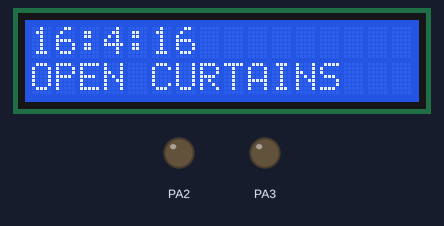
This program was run on a simulated ATmega32, built with avr-gcc and emulated at 8 MHz. Parts: 16×2 character LCD, output pins drawn as LEDs (lit = HIGH). Wiring (inferred from the names in the program): DS1307 clock at I2C address 0x68; character LCD (HD44780): RS PA0; E PA1; data PA4, PA5, PA6, PA7. The local clock reads 2024-03-15 10:24:30 at power-on unless the program sets it; pins used as bus, display or sensor lines are not drawn.

Above: at 0.1 s.
At 4.2 s:
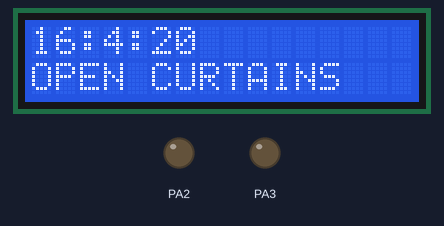
At 8.4 s:
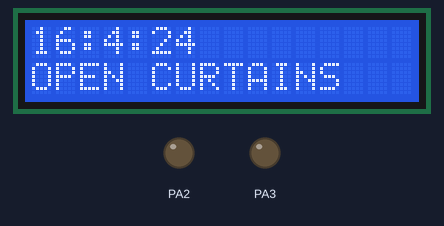
At 18.6 s:
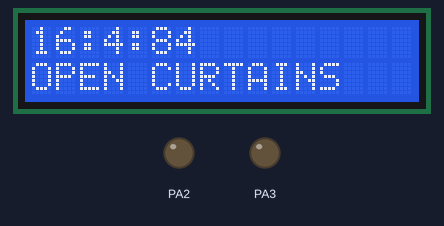
At 26.8 s:
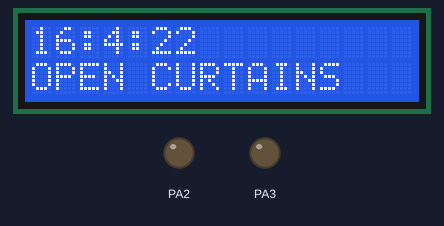
At 37.1 s:
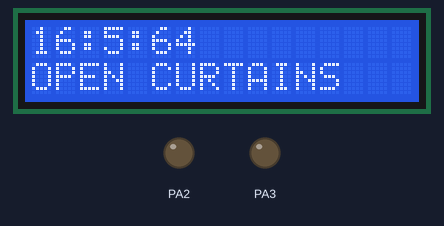

The program:

main.c
```c
/*
 * HomeAutomation.c
 *
 * Created: 06/04/2023 05:01:09
 * Author : Mwas
 */

#define F_CPU 8000000UL
#include <avr/io.h>
#include <stdio.h>
#include <string.h>
#include <math.h>
#include <stdbool.h>
#include <stdlib.h>
#include <stdio.h>
#include <util/twi.h>
#include <util/delay.h>
#include "I2C.h"
#include "RTC_DS1307.h"
#include "LCD_4bit_PortA.h"

char Convert(unsigned short n);


int main(void)
{
    /* Replace with your application code */
	 I2C_Init();
    LCD_Init ();
    while (1)
    {
		RTC_Read_Clock(0);
		LCD_Cmd(0x80);
		LCD_String(Convert(hour));
		LCD_String(":");
		LCD_String(Convert(minute));
		LCD_String(":");
		LCD_String(Convert(second));
		LCD_Cmd(0xC0);
		LCD_String("OPEN CURTAINS");
		_delay_ms(2000);
    }
}


char Convert(unsigned short n)
{
	static char bin[17];
	int k=0;

 unsigned char value;
 for(int i=0;i<=4;i++){

	 value =(n &(00100001 << i));
	 if(value == 00000000){
		 k=k+0;
		 }else{
		 k=k +(pow(2,i));
	 }
 }
 itoa(k,bin,10);
 return(bin);
}
```

I2C.h
```c
/*
 * I2C.h
 *
 * Created: 06/04/2023 05:11:55
 *  Author: Mwas
 */


#ifndef I2C_H_
#define I2C_H_
#define BITRATE(TWSR)	((F_CPU/20000)-16)/(2*pow(4,(TWSR&((1<<TWPS0)|(1<<TWPS1)))))


void I2C_Init()			/* I2C initialize function */
{
	TWBR = BITRATE(TWSR=0x00);	/* Get bit rate register value by formula */
}


uint8_t I2C_Start(char write_address)/* I2C start function */
{
	uint8_t status;		/* Declare variable */
	TWCR=(1<<TWSTA)|(1<<TWEN)|(1<<TWINT); /* Enable TWI, generate START */
	while(!(TWCR&(1<<TWINT)));	/* Wait until TWI finish its current job */
	status=TWSR&0xF8;		/* Read TWI status register */
	if(status!=0x08)		/* Check weather START transmitted or not? */
	return 0;			/* Return 0 to indicate start condition fail */
	TWDR=write_address;		/* Write SLA+W in TWI data register */
	TWCR=(1<<TWEN)|(1<<TWINT);	/* Enable TWI & clear interrupt flag */
	while(!(TWCR&(1<<TWINT)));	/* Wait until TWI finish its current job */
	status=TWSR&0xF8;		/* Read TWI status register */
	if(status==0x18)		/* Check for SLA+W transmitted & ack received */
	return 1;			/* Return 1 to indicate ack received */
	if(status==0x20)		/* Check for SLA+W transmitted &nack received */
	return 2;			/* Return 2 to indicate nack received */
	else
	return 3;			/* Else return 3 to indicate SLA+W failed */
}


uint8_t I2C_Repeated_Start(char read_address) /* I2C repeated start function */
{
	uint8_t status;		/* Declare variable */
	TWCR=(1<<TWSTA)|(1<<TWEN)|(1<<TWINT);/* Enable TWI, generate start */
	while(!(TWCR&(1<<TWINT)));	/* Wait until TWI finish its current job */
	status=TWSR&0xF8;		/* Read TWI status register */
	if(status!=0x10)		/* Check for repeated start transmitted */
	return 0;			/* Return 0 for repeated start condition fail */
	TWDR=read_address;		/* Write SLA+R in TWI data register */
	TWCR=(1<<TWEN)|(1<<TWINT);	/* Enable TWI and clear interrupt flag */
	while(!(TWCR&(1<<TWINT)));	/* Wait until TWI finish its current job */
	status=TWSR&0xF8;		/* Read TWI status register */
	if(status==0x40)		/* Check for SLA+R transmitted &ack received */
	return 1;			/* Return 1 to indicate ack received */
	if(status==0x48)		/* Check for SLA+R transmitted &nack received */
	return 2;			/* Return 2 to indicate nack received */
	else
	return 3;			/* Else return 3 to indicate SLA+W failed */
}

uint8_t I2C_Write(char data)	/* I2C write function */
{
	uint8_t status;		/* Declare variable */
	TWDR=data;			/* Copy data in TWI data register */
	TWCR=(1<<TWEN)|(1<<TWINT);	/* Enable TWI and clear interrupt flag */
	while(!(TWCR&(1<<TWINT)));	/* Wait until TWI finish its current job */
	status=TWSR&0xF8;		/* Read TWI status register */
	if(status==0x28)		/* Check for data transmitted &ack received */
	return 0;			/* Return 0 to indicate ack received */
	if(status==0x30)		/* Check for data transmitted &nack received */
	return 1;			/* Return 1 to indicate nack received */
	else
	return 2;			/* Else return 2 for data transmission failure */
}
char I2C_Read_Ack()		/* I2C read ack function */
{
	TWCR=(1<<TWEN)|(1<<TWINT)|(1<<TWEA); /* Enable TWI, generation of ack */
	while(!(TWCR&(1<<TWINT)));	/* Wait until TWI finish its current job */
	return TWDR;			/* Return received data */
}

char I2C_Read_Nack()		/* I2C read nack function */
{
	TWCR=(1<<TWEN)|(1<<TWINT);	/* Enable TWI and clear interrupt flag */
	while(!(TWCR&(1<<TWINT)));	/* Wait until TWI finish its current job */
	return TWDR;		/* Return received data */
}
void I2C_Stop()			/* I2C stop function */
{
	TWCR=(1<<TWSTO)|(1<<TWINT)|(1<<TWEN);/* Enable TWI, generate stop */
	while(TWCR&(1<<TWSTO));	/* Wait until stop condition execution */
}


#endif /* I2C_H_ */
```

RTC_DS1307.h
```c
/*
 * RTC_DS1307.h
 *
 * Created: 06/04/2023 05:08:47
 *  Author: Mwas
 */


#ifndef RTC_DS1307_H_
#define RTC_DS1307_H_
#define Device_Write_address	0xD0	/* Define RTC DS1307 slave write address */
#define Device_Read_address	0xD1	/* Make LSB bit high of slave address for read */
#define TimeFormat12		0x40	/* Define 12 hour format */
#define AMPM			0x20

int second,minute,hour,day,date,month,year;

bool IsItPM(char hour_)
{
	if(hour_ & (AMPM))
	return 1;
	else
	return 0;
}


void RTC_Read_Clock(char read_clock_address)
{
	I2C_Start(Device_Write_address);/* Start I2C communication with RTC */
	I2C_Write(read_clock_address);	/* Write address to read */
	I2C_Repeated_Start(Device_Read_address);/* Repeated start with device read address */

	second = I2C_Read_Ack();	/* Read second */
	minute = I2C_Read_Ack();	/* Read minute */
	hour = I2C_Read_Nack();		/* Read hour with Nack */
	I2C_Stop();			/* Stop i2C communication */
}

void RTC_Read_Calendar(char read_calendar_address)
{
	I2C_Start(Device_Write_address);
	I2C_Write(read_calendar_address);
	I2C_Repeated_Start(Device_Read_address);

	day = I2C_Read_Ack();		/* Read day */
	date = I2C_Read_Ack();		/* Read date */
	month = I2C_Read_Ack();		/* Read month */
	year = I2C_Read_Nack();		/* Read the year with Nack */
	I2C_Stop();			/* Stop i2C communication */
}


#endif /* RTC_DS1307_H_ */
```

LCD_4bit_PortA.h
```c
/*
 * LCD_4bit_PortA.h
 *
 * Created: 06/04/2023 05:20:08
 *  Author: Mwas
 */


#ifndef LCD_4BIT_PORTA_H_
#define LCD_4BIT_PORTA_H_
#define LCD_Dir DDRA
#define LCD_Port PORTA
#define RS PA0
#define EN PA1

/*LCD command write function*/
void LCD_Cmd(unsigned char cmd){
	/*Sending the first nibble of data (Higher 4 bits)*/
	LCD_Port = (LCD_Port & 0x0F) | (cmd & 0xF0);/* Sending upper nibble */
	LCD_Port &= ~ (1<<RS); /* RS=0, command reg. */
	LCD_Port |= (1<<EN); /* Enable pulse ON */
	_delay_us(1);
	LCD_Port &= ~ (1<<EN); /* Enable pulse OFF */
	_delay_us(200);
	/*Sending the second nibble of data (Lower 4 bits)*/
	LCD_Port = (LCD_Port & 0x0F) | (cmd << 4);/* Sending lower nibble */
	LCD_Port |= (1<<EN); /* Enable pulse ON */
	_delay_us(1);
	LCD_Port &= ~ (1<<EN); /* Enable pulse OFF */
	_delay_ms(2);
}
/*LCD data write function */
void LCD_Char (unsigned char char_data){
	/*Sending the first nibble of data (Higher 4 bits)*/
	LCD_Port = (LCD_Port & 0x0F) | (char_data & 0xF0);/* Sending upper nibble */
	LCD_Port |= (1<<RS); /* RS=1, data reg. */
	LCD_Port |= (1<<EN); /* Enable pulse ON */
	_delay_us(1);
	LCD_Port &= ~ (1<<EN); /* Enable pulse OFF */
	_delay_us(200);
	/*Sending the second nibble of data (Lower 4 bits)*/
	LCD_Port = (LCD_Port & 0x0F) | (char_data << 4); /* Sending lower nibble */
	LCD_Port |= (1<<EN); /* Enable pulse ON */
	_delay_us(1);
	LCD_Port &= ~ (1<<EN); /* Enable pulse OFF */
	_delay_ms(2);
}
/*LCD Initialize function */
void LCD_Init (void){
	LCD_Dir = 0xFF; /* Make LCD command port direction as output pins*/
	_delay_ms(20); /* LCD Power ON delay always > 15ms */
	LCD_Cmd(0x02); /* Return display to its home position */
	LCD_Cmd(0x28); /* 2 line 4bit mode */
	LCD_Cmd(0x0C); /* Display ON Cursor OFF */
	LCD_Cmd(0x06); /* Auto Increment cursor */
	LCD_Cmd(0x01); /* Clear display */
}
/*Clear LCD Function*/
void LCD_Clear(void){
	LCD_Cmd(0x01); /* clear display */
	LCD_Cmd(0x02); /* Return display to its home position */
}
/*Send string to LCD function */
void LCD_String (char *str){
	int i;
	/* Send each char of string till the NULL */
	for(i=0;str[i]!=0;i++){
		LCD_Char(str[i]);
		//LCD_Char(' ');
	}
}


#endif /* LCD_4BIT_PORTA_H_ */
```

Measured:
- what the display in image 1 shows lasts 2.0 s, from 4.2 s to 6.2 s
